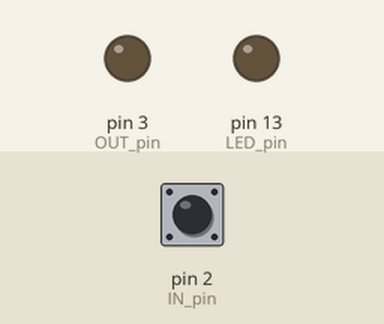
Simulated run of this sketch. Board: Arduino Uno, built with avr-gcc and run on an emulated ATmega328P. On the bench: output pins drawn as LEDs (lit = HIGH). Inputs (shaded band) come from the test bench; at power-on: pin 2 (IN_pin) LOW.

Above: at 1.2 s.
1.3 s: pin 2 (IN_pin) pulsed HIGH 2 times (0.12 s each, 0.3 s apart)
At 2.3 s:
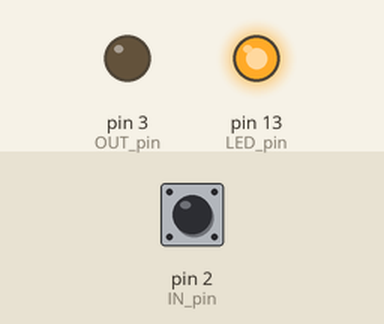
3.4 s: pin 2 (IN_pin) driven HIGH
At 4.1 s:
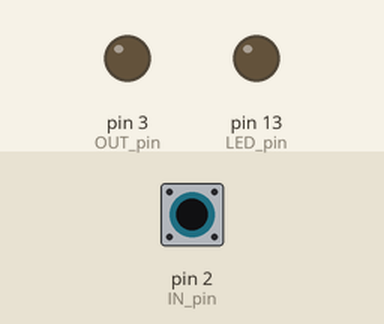
4.9 s: pin 2 (IN_pin) driven LOW
At 5.2 s:
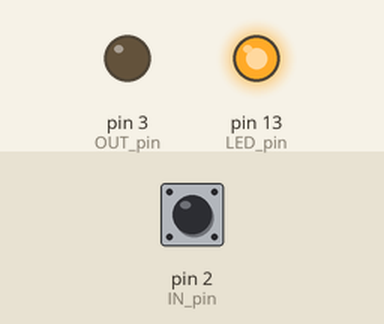
Timing chart, 0 to 7.9 s (numbered marks = the images above; inputs shaded):
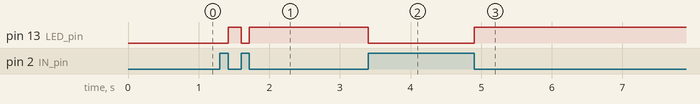

The sketch:

StufaLogic.ino
```cpp
/* untested code */
const int LED_pin = 13;
const int IN_pin = 2;
const int OUT_pin = 3;

void in_rise()
{
  pinMode(OUT_pin, INPUT);

  digitalWrite(LED_pin, LOW);
}

void in_fall()
{
  pinMode(OUT_pin, OUTPUT);
  digitalWrite(OUT_pin, LOW);

  digitalWrite(LED_pin, HIGH);
}

void in_change()
{
  if (digitalRead(IN_pin) == HIGH)
    in_rise();
  else
    in_fall();
}

void setup() {
  pinMode(LED_pin, OUTPUT);

  pinMode(IN_pin, INPUT);
  attachInterrupt(digitalPinToInterrupt(IN_pin), in_change, CHANGE);

  pinMode(OUT_pin, INPUT);
}

void loop() {
/*  digitalWrite(LED_pin, HIGH);
  delay(2000);
  digitalWrite(LED_pin, LOW);
  delay(2000);*/
}
```

Measured:
- after the input at 1.3 s, pin 13 (LED_pin): LOW → HIGH after 0.12 s, → LOW 0.18 s later, → HIGH 0.12 s later
- after the input at 3.4 s, pin 13 (LED_pin): HIGH → LOW at once
- after the input at 4.9 s, pin 13 (LED_pin): LOW → HIGH at once
